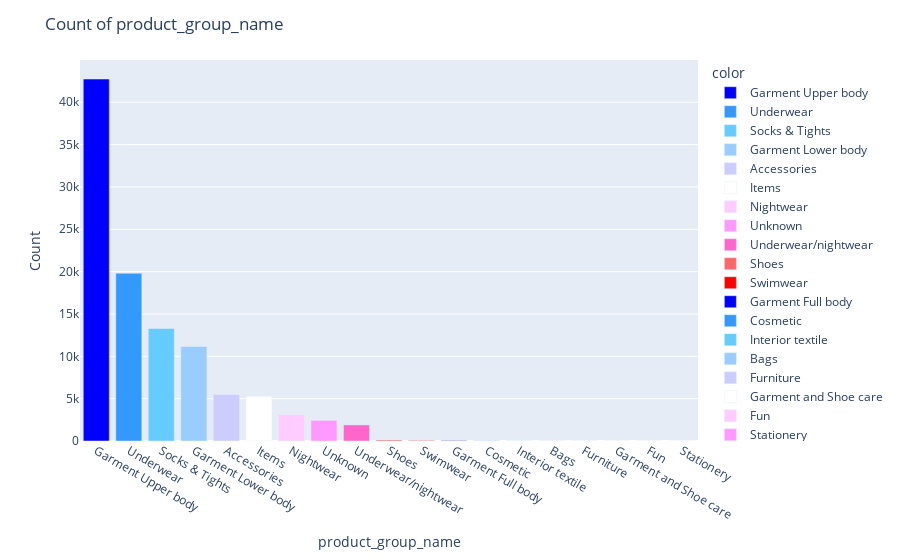

This figure's notebook cell:
### Code cell
name = article.product_group_name.unique()
sizes = article.product_group_name.value_counts()
fig = px.bar(article, y=sizes, x=name, color = name,color_discrete_sequence=px.colors.diverging.Picnic)
fig.update_layout(
    title="Count of product_group_name",
    xaxis_title="product_group_name",
    yaxis_title="Count"
)
fig.show()

### Figure 1 — Plotly figure (JSON) as saved in the notebook; plotly's stock layout.template omitted (floating-point values rounded to 4 significant figures)
{"data": [{"alignmentgroup": "True", "hovertemplate": "color=Garment Upper body<br>x=%{x}<br>y=%{y}<extra></extra>", "legendgroup": "Garment Upper body", "marker": {"color": "rgb(0,0,255)", "pattern": {"shape": ""}}, "name": "Garment Upper body", "offsetgroup": "Garment Upper body", "orientation": "v", "showlegend": true, "textposition": "auto", "type": "bar", "x": ["Garment Upper body"], "xaxis": "x", "y": [42741], "yaxis": "y"}, {"alignmentgroup": "True", "hovertemplate": "color=Underwear<br>x=%{x}<br>y=%{y}<extra></extra>", "legendgroup": "Underwear", "marker": {"color": "rgb(51,153,255)", "pattern": {"shape": ""}}, "name": "Underwear", "offsetgroup": "Underwear", "orientation": "v", "showlegend": true, "textposition": "auto", "type": "bar", "x": ["Underwear"], "xaxis": "x", "y": [19812], "yaxis": "y"}, {"alignmentgroup": "True", "hovertemplate": "color=Socks & Tights<br>x=%{x}<br>y=%{y}<extra></extra>", "legendgroup": "Socks & Tights", "marker": {"color": "rgb(102,204,255)", "pattern": {"shape": ""}}, "name": "Socks & Tights", "offsetgroup": "Socks & Tights", "orientation": "v", "showlegend": true, "textposition": "auto", "type": "bar", "x": ["Socks & Tights"], "xaxis": "x", "y": [13292], "yaxis": "y"}, {"alignmentgroup": "True", "hovertemplate": "color=Garment Lower body<br>x=%{x}<br>y=%{y}<extra></extra>", "legendgroup": "Garment Lower body", "marker": {"color": "rgb(153,204,255)", "pattern": {"shape": ""}}, "name": "Garment Lower body", "offsetgroup": "Garment Lower body", "orientation": "v", "showlegend": true, "textposition": "auto", "type": "bar", "x": ["Garment Lower body"], "xaxis": "x", "y": [11158], "yaxis": "y"}, {"alignmentgroup": "True", "hovertemplate": "color=Accessories<br>x=%{x}<br>y=%{y}<extra></extra>", "legendgroup": "Accessories", "marker": {"color": "rgb(204,204,255)", "pattern": {"shape": ""}}, "name": "Accessories", "offsetgroup": "Accessories", "orientation": "v", "showlegend": true, "textposition": "auto", "type": "bar", "x": ["Accessories"], "xaxis": "x", "y": [5490], "yaxis": "y"}, {"alignmentgroup": "True", "hovertemplate": "color=Items<br>x=%{x}<br>y=%{y}<extra></extra>", "legendgroup": "Items", "marker": {"color": "rgb(255,255,255)", "pattern": {"shape": ""}}, "name": "Items", "offsetgroup": "Items", "orientation": "v", "showlegend": true, "textposition": "auto", "type": "bar", "x": ["Items"], "xaxis": "x", "y": [5283], "yaxis": "y"}, {"alignmentgroup": "True", "hovertemplate": "color=Nightwear<br>x=%{x}<br>y=%{y}<extra></extra>", "legendgroup": "Nightwear", "marker": {"color": "rgb(255,204,255)", "pattern": {"shape": ""}}, "name": "Nightwear", "offsetgroup": "Nightwear", "orientation": "v", "showlegend": true, "textposition": "auto", "type": "bar", "x": ["Nightwear"], "xaxis": "x", "y": [3127], "yaxis": "y"}, {"alignmentgroup": "True", "hovertemplate": "color=Unknown<br>x=%{x}<br>y=%{y}<extra></extra>", "legendgroup": "Unknown", "marker": {"color": "rgb(255,153,255)", "pattern": {"shape": ""}}, "name": "Unknown", "offsetgroup": "Unknown", "orientation": "v", "showlegend": true, "textposition": "auto", "type": "bar", "x": ["Unknown"], "xaxis": "x", "y": [2442], "yaxis": "y"}, {"alignmentgroup": "True", "hovertemplate": "color=Underwear/nightwear<br>x=%{x}<br>y=%{y}<extra></extra>", "legendgroup": "Underwear/nightwear", "marker": {"color": "rgb(255,102,204)", "pattern": {"shape": ""}}, "name": "Underwear/nightwear", "offsetgroup": "Underwear/nightwear", "orientation": "v", "showlegend": true, "textposition": "auto", "type": "bar", "x": ["Underwear/nightwear"], "xaxis": "x", "y": [1899], "yaxis": "y"}, {"alignmentgroup": "True", "hovertemplate": "color=Shoes<br>x=%{x}<br>y=%{y}<extra></extra>", "legendgroup": "Shoes", "marker": {"color": "rgb(255,102,102)", "pattern": {"shape": ""}}, "name": "Shoes", "offsetgroup": "Shoes", "orientation": "v", "showlegend": true, "textposition": "auto", "type": "bar", "x": ["Shoes"], "xaxis": "x", "y": [121], "yaxis": "y"}, {"alignmentgroup": "True", "hovertemplate": "color=Swimwear<br>x=%{x}<br>y=%{y}<extra></extra>", "legendgroup": "Swimwear", "marker": {"color": "rgb(255,0,0)", "pattern": {"shape": ""}}, "name": "Swimwear", "offsetgroup": "Swimwear", "orientation": "v", "showlegend": true, "textposition": "auto", "type": "bar", "x": ["Swimwear"], "xaxis": "x", "y": [54], "yaxis": "y"}, {"alignmentgroup": "True", "hovertemplate": "color=Garment Full body<br>x=%{x}<br>y=%{y}<extra></extra>", "legendgroup": "Garment Full body", "marker": {"color": "rgb(0,0,255)", "pattern": {"shape": ""}}, "name": "Garment Full body", "offsetgroup": "Garment Full body", "orientation": "v", "showlegend": true, "textposition": "auto", "type": "bar", "x": ["Garment Full body"], "xaxis": "x", "y": [49], "yaxis": "y"}, {"alignmentgroup": "True", "hovertemplate": "color=Cosmetic<br>x=%{x}<br>y=%{y}<extra></extra>", "legendgroup": "Cosmetic", "marker": {"color": "rgb(51,153,255)", "pattern": {"shape": ""}}, "name": "Cosmetic", "offsetgroup": "Cosmetic", "orientation": "v", "showlegend": true, "textposition": "auto", "type": "bar", "x": ["Cosmetic"], "xaxis": "x", "y": [25], "yaxis": "y"}, {"alignmentgroup": "True", "hovertemplate": "color=Interior textile<br>x=%{x}<br>y=%{y}<extra></extra>", "legendgroup": "Interior textile", "marker": {"color": "rgb(102,204,255)", "pattern": {"shape": ""}}, "name": "Interior textile", "offsetgroup": "Interior textile", "orientation": "v", "showlegend": true, "textposition": "auto", "type": "bar", "x": ["Interior textile"], "xaxis": "x", "y": [17], "yaxis": "y"}, {"alignmentgroup": "True", "hovertemplate": "color=Bags<br>x=%{x}<br>y=%{y}<extra></extra>", "legendgroup": "Bags", "marker": {"color": "rgb(153,204,255)", "pattern": {"shape": ""}}, "name": "Bags", "offsetgroup": "Bags", "orientation": "v", "showlegend": true, "textposition": "auto", "type": "bar", "x": ["Bags"], "xaxis": "x", "y": [13], "yaxis": "y"}, {"alignmentgroup": "True", "hovertemplate": "color=Furniture<br>x=%{x}<br>y=%{y}<extra></extra>", "legendgroup": "Furniture", "marker": {"color": "rgb(204,204,255)", "pattern": {"shape": ""}}, "name": "Furniture", "offsetgroup": "Furniture", "orientation": "v", "showlegend": true, "textposition": "auto", "type": "bar", "x": ["Furniture"], "xaxis": "x", "y": [9], "yaxis": "y"}, {"alignmentgroup": "True", "hovertemplate": "color=Garment and Shoe care<br>x=%{x}<br>y=%{y}<extra></extra>", "legendgroup": "Garment and Shoe care", "marker": {"color": "rgb(255,255,255)", "pattern": {"shape": ""}}, "name": "Garment and Shoe care", "offsetgroup": "Garment and Shoe care", "orientation": "v", "showlegend": true, "textposition": "auto", "type": "bar", "x": ["Garment and Shoe care"], "xaxis": "x", "y": [5], "yaxis": "y"}, {"alignmentgroup": "True", "hovertemplate": "color=Fun<br>x=%{x}<br>y=%{y}<extra></extra>", "legendgroup": "Fun", "marker": {"color": "rgb(255,204,255)", "pattern": {"shape": ""}}, "name": "Fun", "offsetgroup": "Fun", "orientation": "v", "showlegend": true, "textposition": "auto", "type": "bar", "x": ["Fun"], "xaxis": "x", "y": [3], "yaxis": "y"}, {"alignmentgroup": "True", "hovertemplate": "color=Stationery<br>x=%{x}<br>y=%{y}<extra></extra>", "legendgroup": "Stationery", "marker": {"color": "rgb(255,153,255)", "pattern": {"shape": ""}}, "name": "Stationery", "offsetgroup": "Stationery", "orientation": "v", "showlegend": true, "textposition": "auto", "type": "bar", "x": ["Stationery"], "xaxis": "x", "y": [2], "yaxis": "y"}], "layout": {"barmode": "relative", "legend": {"title": {"text": "color"}, "tracegroupgap": 0}, "margin": {"t": 60}, "title": {"text": "Count of product_group_name"}, "xaxis": {"anchor": "y", "domain": [0, 1], "title": {"text": "product_group_name"}}, "yaxis": {"anchor": "x", "domain": [0, 1], "title": {"text": "Count"}}}}
